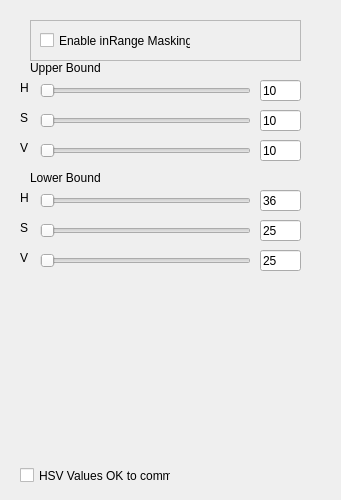
       <widget class="QWidget" name="page">
        <property name="geometry">
         <rect>
          <x>0</x>
          <y>0</y>
          <width>341</width>
          <height>500</height>
         </rect>
        </property>
        <attribute name="label">
         <string>HSV Bounds</string>
        </attribute>
        <widget class="QFrame" name="firstFrame_6">
         <property name="geometry">
          <rect>
           <x>10</x>
           <y>10</y>
           <width>311</width>
           <height>481</height>
          </rect>
         </property>
         <widget class="QSlider" name="uHSlider">
          <property name="geometry">
           <rect>
            <x>30</x>
            <y>70</y>
            <width>211</width>
            <height>21</height>
           </rect>
          </property>
          <property name="minimum">
           <number>0</number>
          </property>
          <property name="maximum">
           <number>359</number>
          </property>
          <property name="orientation">
           <enum>Qt::Horizontal</enum>
          </property>
          <property name="tickPosition">
           <enum>QSlider::NoTicks</enum>
          </property>
          <property name="tickInterval">
           <number>1</number>
          </property>
         </widget>
         <widget class="QLineEdit" name="uHValue">
          <property name="geometry">
           <rect>
            <x>250</x>
            <y>70</y>
            <width>41</width>
            <height>21</height>
           </rect>
          </property>
          <property name="text">
           <string>10</string>
          </property>
         </widget>
         <widget class="QLineEdit" name="uSValue">
          <property name="geometry">
           <rect>
            <x>250</x>
            <y>100</y>
            <width>41</width>
            <height>21</height>
           </rect>
          </property>
          <property name="text">
           <string>10</string>
          </property>
         </widget>
         <widget class="QLineEdit" name="uVValue">
          <property name="geometry">
           <rect>
            <x>250</x>
            <y>130</y>
            <width>41</width>
            <height>21</height>
           </rect>
          </property>
          <property name="text">
           <string>10</string>
          </property>
         </widget>
         <widget class="QSlider" name="uVSlider">
          <property name="geometry">
           <rect>
            <x>30</x>
            <y>130</y>
            <width>211</width>
            <height>21</height>
           </rect>
          </property>
          <property name="minimum">
           <number>0</number>
          </property>
          <property name="maximum">
           <number>255</number>
          </property>
          <property name="orientation">
           <enum>Qt::Horizontal</enum>
          </property>
          <property name="tickPosition">
           <enum>QSlider::NoTicks</enum>
          </property>
          <property name="tickInterval">
           <number>1</number>
          </property>
         </widget>
         <widget class="QLabel" name="labelHeight_9">
          <property name="geometry">
           <rect>
            <x>10</x>
            <y>130</y>
            <width>21</width>
            <height>16</height>
           </rect>
          </property>
          <property name="text">
           <string>V</string>
          </property>
         </widget>
         <widget class="QLabel" name="labelHeight_8">
          <property name="geometry">
           <rect>
            <x>10</x>
            <y>100</y>
            <width>21</width>
            <height>16</height>
           </rect>
          </property>
          <property name="text">
           <string>S</string>
          </property>
         </widget>
         <widget class="QLabel" name="labelHeight_11">
          <property name="geometry">
           <rect>
            <x>10</x>
            <y>70</y>
            <width>21</width>
            <height>16</height>
           </rect>
          </property>
          <property name="text">
           <string>H</string>
          </property>
         </widget>
         <widget class="QLabel" name="labelHeight_4">
          <property name="geometry">
           <rect>
            <x>20</x>
            <y>160</y>
            <width>71</width>
            <height>16</height>
           </rect>
          </property>
          <property name="text">
           <string>Lower Bound</string>
          </property>
         </widget>
         <widget class="QLabel" name="labelHeight_5">
          <property name="geometry">
           <rect>
            <x>10</x>
            <y>180</y>
            <width>21</width>
            <height>16</height>
           </rect>
          </property>
          <property name="text">
           <string>H</string>
          </property>
         </widget>
         <widget class="QLabel" name="labelHeight_6">
          <property name="geometry">
           <rect>
            <x>10</x>
            <y>210</y>
            <width>21</width>
            <height>16</height>
           </rect>
          </property>
          <property name="text">
           <string>S</string>
          </property>
         </widget>
         <widget class="QLabel" name="labelHeight_7">
          <property name="geometry">
           <rect>
            <x>10</x>
            <y>240</y>
            <width>21</width>
            <height>16</height>
           </rect>
          </property>
          <property name="text">
           <string>V</string>
          </property>
         </widget>
         <widget class="QSlider" name="lVSlider">
          <property name="geometry">
           <rect>
            <x>30</x>
            <y>240</y>
            <width>211</width>
            <height>21</height>
           </rect>
          </property>
          <property name="maximum">
           <number>255</number>
          </property>
          <property name="orientation">
           <enum>Qt::Horizontal</enum>
          </property>
          <property name="tickPosition">
           <enum>QSlider::NoTicks</enum>
          </property>
          <property name="tickInterval">
           <number>1</number>
          </property>
         </widget>
         <widget class="QSlider" name="lSSlider">
          <property name="geometry">
           <rect>
            <x>30</x>
            <y>210</y>
            <width>211</width>
            <height>21</height>
           </rect>
          </property>
          <property name="maximum">
           <number>255</number>
          </property>
          <property name="orientation">
           <enum>Qt::Horizontal</enum>
          </property>
          <property name="tickPosition">
           <enum>QSlider::NoTicks</enum>
          </property>
          <property name="tickInterval">
           <number>1</number>
          </property>
         </widget>
         <widget class="QSlider" name="lHSlider">
          <property name="geometry">
           <rect>
            <x>30</x>
            <y>180</y>
            <width>211</width>
            <height>21</height>
           </rect>
          </property>
          <property name="minimum">
           <number>0</number>
          </property>
          <property name="maximum">
           <number>359</number>
          </property>
          <property name="orientation">
           <enum>Qt::Horizontal</enum>
          </property>
          <property name="tickPosition">
           <enum>QSlider::NoTicks</enum>
          </property>
          <property name="tickInterval">
           <number>1</number>
          </property>
         </widget>
         <widget class="QLineEdit" name="lHValue">
          <property name="geometry">
           <rect>
            <x>250</x>
            <y>180</y>
            <width>41</width>
            <height>21</height>
           </rect>
          </property>
          <property name="text">
           <string>36</string>
          </property>
         </widget>
         <widget class="QLineEdit" name="lSValue">
          <property name="geometry">
           <rect>
            <x>250</x>
            <y>210</y>
            <width>41</width>
            <height>21</height>
           </rect>
          </property>
          <property name="text">
           <string>25</string>
          </property>
         </widget>
         <widget class="QLineEdit" name="lVValue">
          <property name="geometry">
           <rect>
            <x>250</x>
            <y>240</y>
            <width>41</width>
            <height>21</height>
           </rect>
          </property>
          <property name="text">
           <string>25</string>
          </property>
         </widget>
         <widget class="QLabel" name="labelHeight_10">
          <property name="geometry">
           <rect>
            <x>20</x>
            <y>50</y>
            <width>71</width>
            <height>16</height>
           </rect>
          </property>
          <property name="text">
           <string>Upper Bound</string>
          </property>
         </widget>
         <widget class="QSlider" name="uSSlider">
          <property name="geometry">
           <rect>
            <x>30</x>
            <y>100</y>
            <width>211</width>
            <height>21</height>
           </rect>
          </property>
          <property name="minimum">
           <number>0</number>
          </property>
          <property name="maximum">
           <number>255</number>
          </property>
          <property name="orientation">
           <enum>Qt::Horizontal</enum>
          </property>
          <property name="tickPosition">
           <enum>QSlider::NoTicks</enum>
          </property>
          <property name="tickInterval">
           <number>1</number>
          </property>
         </widget>
         <widget class="QSlider" name="uSSlider_2">
          <property name="geometry">
           <rect>
            <x>550</x>
            <y>110</y>
            <width>221</width>
            <height>21</height>
           </rect>
          </property>
          <property name="maximum">
           <number>254</number>
          </property>
          <property name="orientation">
           <enum>Qt::Horizontal</enum>
          </property>
          <property name="tickPosition">
           <enum>QSlider::NoTicks</enum>
          </property>
          <property name="tickInterval">
           <number>1</number>
          </property>
         </widget>
         <widget class="QSlider" name="uHSlider_2">
          <property name="geometry">
           <rect>
            <x>550</x>
            <y>80</y>
            <width>221</width>
            <height>21</height>
           </rect>
          </property>
          <property name="maximum">
           <number>359</number>
          </property>
          <property name="orientation">
           <enum>Qt::Horizontal</enum>
          </property>
          <property name="tickPosition">
           <enum>QSlider::NoTicks</enum>
          </property>
          <property name="tickInterval">
           <number>1</number>
          </property>
         </widget>
         <widget class="QLabel" name="labelHeight_14">
          <property name="geometry">
           <rect>
            <x>530</x>
            <y>80</y>
            <width>21</width>
            <height>16</height>
           </rect>
          </property>
          <property name="text">
           <string>H</string>
          </property>
         </widget>
         <widget class="QSlider" name="uVSlider_2">
          <property name="geometry">
           <rect>
            <x>550</x>
            <y>140</y>
            <width>221</width>
            <height>21</height>
           </rect>
          </property>
          <property name="maximum">
           <number>254</number>
          </property>
          <property name="orientation">
           <enum>Qt::Horizontal</enum>
          </property>
          <property name="tickPosition">
           <enum>QSlider::NoTicks</enum>
          </property>
          <property name="tickInterval">
           <number>1</number>
          </property>
         </widget>
         <widget class="QLineEdit" name="uHValue_2">
          <property name="geometry">
           <rect>
            <x>780</x>
            <y>80</y>
            <width>41</width>
            <height>21</height>
           </rect>
          </property>
          <property name="text">
           <string>3</string>
          </property>
         </widget>
         <widget class="QSlider" name="lHSlider_2">
          <property name="geometry">
           <rect>
            <x>550</x>
            <y>190</y>
            <width>221</width>
            <height>21</height>
           </rect>
          </property>
          <property name="maximum">
           <number>359</number>
          </property>
          <property name="orientation">
           <enum>Qt::Horizontal</enum>
          </property>
          <property name="tickPosition">
           <enum>QSlider::NoTicks</enum>
          </property>
          <property name="tickInterval">
           <number>1</number>
          </property>
         </widget>
         <widget class="QLabel" name="labelHeight_15">
          <property name="geometry">
           <rect>
            <x>530</x>
            <y>110</y>
            <width>21</width>
            <height>16</height>
           </rect>
          </property>
          <property name="text">
           <string>S</string>
          </property>
         </widget>
         <widget class="QLabel" name="labelHeight_16">
          <property name="geometry">
           <rect>
            <x>530</x>
            <y>140</y>
            <width>21</width>
            <height>16</height>
           </rect>
          </property>
          <property name="text">
           <string>V</string>
          </property>
         </widget>
         <widget class="QLineEdit" name="lHValue_2">
          <property name="geometry">
           <rect>
            <x>780</x>
            <y>190</y>
            <width>41</width>
            <height>21</height>
           </rect>
          </property>
          <property name="text">
           <string>3</string>
          </property>
         </widget>
         <widget class="QLineEdit" name="uSValue_2">
          <property name="geometry">
           <rect>
            <x>780</x>
            <y>110</y>
            <width>41</width>
            <height>21</height>
           </rect>
          </property>
          <property name="text">
           <string>3</string>
          </property>
         </widget>
         <widget class="QLabel" name="labelHeight_17">
          <property name="geometry">
           <rect>
            <x>530</x>
            <y>190</y>
            <width>21</width>
            <height>16</height>
           </rect>
          </property>
          <property name="text">
           <string>H</string>
          </property>
         </widget>
         <widget class="QLineEdit" name="uVValue_2">
          <property name="geometry">
           <rect>
            <x>780</x>
            <y>140</y>
            <width>41</width>
            <height>21</height>
           </rect>
          </property>
          <property name="text">
           <string>3</string>
          </property>
         </widget>
         <widget class="QCheckBox" name="chkHSVCommitIT">
          <property name="geometry">
           <rect>
            <x>10</x>
            <y>450</y>
            <width>151</width>
            <height>31</height>
           </rect>
          </property>
          <property name="text">
           <string>HSV Values OK to commit</string>
          </property>
         </widget>
         <widget class="QFrame" name="frame_9">
          <property name="geometry">
           <rect>
            <x>20</x>
            <y>10</y>
            <width>271</width>
            <height>41</height>
           </rect>
          </property>
          <property name="frameShape">
           <enum>QFrame::StyledPanel</enum>
          </property>
          <property name="frameShadow">
           <enum>QFrame::Raised</enum>
          </property>
          <widget class="QCheckBox" name="chkInRangeMasking">
           <property name="geometry">
            <rect>
             <x>10</x>
             <y>10</y>
             <width>151</width>
             <height>21</height>
            </rect>
           </property>
           <property name="text">
            <string>Enable inRange Masking</string>
           </property>
          </widget>
         </widget>
         <zorder>uHSlider</zorder>
         <zorder>uHValue</zorder>
         <zorder>uSValue</zorder>
         <zorder>uVValue</zorder>
         <zorder>uVSlider</zorder>
         <zorder>labelHeight_9</zorder>
         <zorder>labelHeight_8</zorder>
         <zorder>labelHeight_11</zorder>
         <zorder>labelHeight_4</zorder>
         <zorder>labelHeight_5</zorder>
         <zorder>labelHeight_6</zorder>
         <zorder>labelHeight_7</zorder>
         <zorder>lVSlider</zorder>
         <zorder>lSSlider</zorder>
         <zorder>lHSlider</zorder>
         <zorder>lHValue</zorder>
         <zorder>lSValue</zorder>
         <zorder>lVValue</zorder>
         <zorder>labelHeight_10</zorder>
         <zorder>uSSlider</zorder>
         <zorder>lHValue_2</zorder>
         <zorder>uHSlider_2</zorder>
         <zorder>lHSlider_2</zorder>
         <zorder>labelHeight_16</zorder>
         <zorder>labelHeight_17</zorder>
         <zorder>uVValue_2</zorder>
         <zorder>uSValue_2</zorder>
         <zorder>labelHeight_14</zorder>
         <zorder>uVSlider_2</zorder>
         <zorder>labelHeight_15</zorder>
         <zorder>uSSlider_2</zorder>
         <zorder>uHValue_2</zorder>
         <zorder>chkHSVCommitIT</zorder>
         <zorder>frame_9</zorder>
        </widget>
       </widget>
